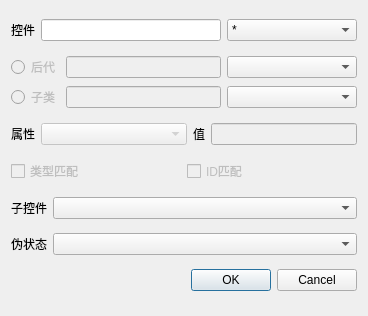
<?xml version="1.0" encoding="UTF-8"?>
<ui version="4.0">
 <class>Selector</class>
 <widget class="QWidget" name="Selector">
  <property name="geometry">
   <rect>
    <x>0</x>
    <y>0</y>
    <width>368</width>
    <height>316</height>
   </rect>
  </property>
  <property name="sizePolicy">
   <sizepolicy hsizetype="Expanding" vsizetype="Expanding">
    <horstretch>0</horstretch>
    <verstretch>0</verstretch>
   </sizepolicy>
  </property>
  <property name="windowTitle">
   <string>Dialog</string>
  </property>
  <layout class="QGridLayout" name="gridLayout_2">
   <item row="0" column="0">
    <layout class="QHBoxLayout" name="horizontalLayout">
     <item>
      <widget class="QLabel" name="label">
       <property name="text">
        <string>控件</string>
       </property>
      </widget>
     </item>
     <item>
      <widget class="QLineEdit" name="lineEdit_selectorContral">
       <property name="minimumSize">
        <size>
         <width>40</width>
         <height>0</height>
        </size>
       </property>
      </widget>
     </item>
     <item>
      <widget class="QComboBox" name="comboBox_SelectorContral">
       <property name="minimumSize">
        <size>
         <width>130</width>
         <height>0</height>
        </size>
       </property>
       <item>
        <property name="text">
         <string>*</string>
        </property>
       </item>
       <item>
        <property name="text">
         <string>Widget</string>
        </property>
       </item>
       <item>
        <property name="text">
         <string>PushButton</string>
        </property>
       </item>
       <item>
        <property name="text">
         <string>RadioButton</string>
        </property>
       </item>
       <item>
        <property name="text">
         <string>CheckBox</string>
        </property>
       </item>
       <item>
        <property name="text">
         <string>toolBox</string>
        </property>
       </item>
       <item>
        <property name="text">
         <string>TabWidget</string>
        </property>
       </item>
       <item>
        <property name="text">
         <string>ComboBox</string>
        </property>
       </item>
       <item>
        <property name="text">
         <string>LineEdit</string>
        </property>
       </item>
       <item>
        <property name="text">
         <string>TextEdit</string>
        </property>
       </item>
       <item>
        <property name="text">
         <string>SpinBox</string>
        </property>
       </item>
       <item>
        <property name="text">
         <string>DoubleSpinBox</string>
        </property>
       </item>
       <item>
        <property name="text">
         <string>TimeEdit</string>
        </property>
       </item>
       <item>
        <property name="text">
         <string>DataEdit</string>
        </property>
       </item>
       <item>
        <property name="text">
         <string>Data/TimeEdit</string>
        </property>
       </item>
       <item>
        <property name="text">
         <string>Dial</string>
        </property>
       </item>
       <item>
        <property name="text">
         <string>Silder</string>
        </property>
       </item>
       <item>
        <property name="text">
         <string>Laber</string>
        </property>
       </item>
       <item>
        <property name="text">
         <string>LCDNumber</string>
        </property>
       </item>
       <item>
        <property name="text">
         <string>ProgressBar</string>
        </property>
       </item>
      </widget>
     </item>
    </layout>
   </item>
   <item row="1" column="0">
    <layout class="QGridLayout" name="gridLayout">
     <item row="0" column="0">
      <widget class="QRadioButton" name="radioButton_selectorFutrue">
       <property name="enabled">
        <bool>false</bool>
       </property>
       <property name="text">
        <string>后代</string>
       </property>
      </widget>
     </item>
     <item row="0" column="1">
      <widget class="QLineEdit" name="lineEdit_selectorFutrue">
       <property name="enabled">
        <bool>false</bool>
       </property>
       <property name="minimumSize">
        <size>
         <width>40</width>
         <height>0</height>
        </size>
       </property>
      </widget>
     </item>
     <item row="0" column="2">
      <widget class="QComboBox" name="comboBox_selectorFutrue">
       <property name="minimumSize">
        <size>
         <width>130</width>
         <height>0</height>
        </size>
       </property>
       <item>
        <property name="text">
         <string/>
        </property>
       </item>
       <item>
        <property name="text">
         <string>按钮</string>
        </property>
       </item>
      </widget>
     </item>
     <item row="1" column="0">
      <widget class="QRadioButton" name="radioButton_selectorChild">
       <property name="enabled">
        <bool>false</bool>
       </property>
       <property name="text">
        <string>子类</string>
       </property>
      </widget>
     </item>
     <item row="1" column="1">
      <widget class="QLineEdit" name="lineEdit_selectorChild">
       <property name="enabled">
        <bool>false</bool>
       </property>
       <property name="minimumSize">
        <size>
         <width>40</width>
         <height>0</height>
        </size>
       </property>
      </widget>
     </item>
     <item row="1" column="2">
      <widget class="QComboBox" name="comboBox_selectorChild">
       <property name="minimumSize">
        <size>
         <width>130</width>
         <height>0</height>
        </size>
       </property>
       <item>
        <property name="text">
         <string/>
        </property>
       </item>
       <item>
        <property name="text">
         <string>按钮</string>
        </property>
       </item>
      </widget>
     </item>
    </layout>
   </item>
   <item row="2" column="0">
    <layout class="QHBoxLayout" name="horizontalLayout_2">
     <item>
      <widget class="QLabel" name="label_2">
       <property name="text">
        <string>属性</string>
       </property>
      </widget>
     </item>
     <item>
      <widget class="QComboBox" name="comboBox_selectorattribute">
       <property name="enabled">
        <bool>false</bool>
       </property>
       <property name="sizePolicy">
        <sizepolicy hsizetype="Expanding" vsizetype="Fixed">
         <horstretch>0</horstretch>
         <verstretch>0</verstretch>
        </sizepolicy>
       </property>
       <property name="minimumSize">
        <size>
         <width>130</width>
         <height>0</height>
        </size>
       </property>
      </widget>
     </item>
     <item>
      <widget class="QLabel" name="label_3">
       <property name="text">
        <string>值</string>
       </property>
      </widget>
     </item>
     <item>
      <widget class="QLineEdit" name="lineEdit_selectorattribute">
       <property name="enabled">
        <bool>false</bool>
       </property>
      </widget>
     </item>
    </layout>
   </item>
   <item row="3" column="0">
    <layout class="QHBoxLayout" name="horizontalLayout_5">
     <item>
      <widget class="QCheckBox" name="checkBox_selectClassMatch">
       <property name="enabled">
        <bool>false</bool>
       </property>
       <property name="text">
        <string>类型匹配</string>
       </property>
      </widget>
     </item>
     <item>
      <widget class="QCheckBox" name="checkBox_selectorID_Match">
       <property name="enabled">
        <bool>false</bool>
       </property>
       <property name="text">
        <string>ID匹配</string>
       </property>
      </widget>
     </item>
    </layout>
   </item>
   <item row="4" column="0">
    <layout class="QHBoxLayout" name="horizontalLayout_6">
     <item>
      <widget class="QLabel" name="label_5">
       <property name="text">
        <string>子控件</string>
       </property>
      </widget>
     </item>
     <item>
      <widget class="QComboBox" name="comboBox_selectorChildContral">
       <property name="sizePolicy">
        <sizepolicy hsizetype="Expanding" vsizetype="Fixed">
         <horstretch>0</horstretch>
         <verstretch>0</verstretch>
        </sizepolicy>
       </property>
      </widget>
     </item>
    </layout>
   </item>
   <item row="5" column="0">
    <layout class="QHBoxLayout" name="horizontalLayout_7">
     <item>
      <widget class="QLabel" name="label_6">
       <property name="text">
        <string>伪状态</string>
       </property>
      </widget>
     </item>
     <item>
      <widget class="QComboBox" name="comboBox_selectorFakeStatus">
       <property name="sizePolicy">
        <sizepolicy hsizetype="Expanding" vsizetype="Fixed">
         <horstretch>0</horstretch>
         <verstretch>0</verstretch>
        </sizepolicy>
       </property>
      </widget>
     </item>
    </layout>
   </item>
   <item row="6" column="0">
    <widget class="QDialogButtonBox" name="buttonBox_selector">
     <property name="standardButtons">
      <set>QDialogButtonBox::Cancel|QDialogButtonBox::Ok</set>
     </property>
    </widget>
   </item>
  </layout>
 </widget>
 <resources/>
 <connections/>
</ui>
